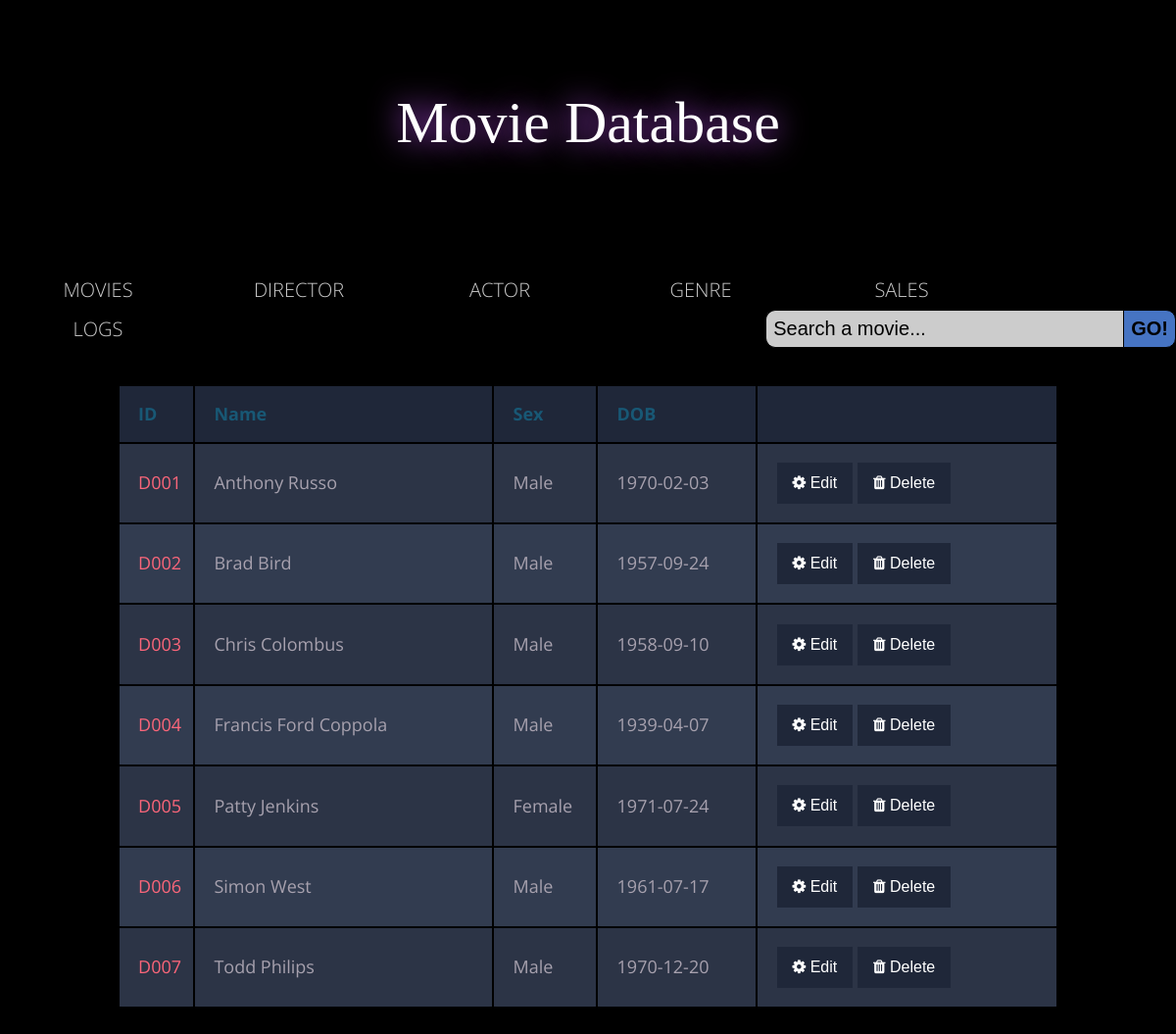
Screenshot of /viewD.php with the database file from the repository.
### tables this page shows
CREATE TABLE `directors` (
  `D_id` varchar(10) NOT NULL,
  `D_name` char(20) NOT NULL,
  `Sex` text NOT NULL,
  `DOB` date NOT NULL
);

### viewD.php (the view, shortened to what this page needs)
<?php include 'database.php'; ?>
<!DOCTYPE html>
<html>
     <head>
	 <link rel="stylesheet" href="css/style.css" type="text/css" />
	 <link rel="stylesheet" href="css/table.css" type="text/css" />
	  <link rel="stylesheet" href="https://cdnjs.cloudflare.com/ajax/libs/font-awesome/4.7.0/css/font-awesome.min.css">
	 </head>
	     <body>
	         <header>
		       <h1><a href="main.php">Movie Database</a></h1>
             </header></br>
			 <ul>
			   <li><a>MOVIES</a>
			   </li>
			   <li><a>DIRECTOR</a>
			   </li>
			   <li><a>ACTOR</a>
			   </li>
			   <li><a href="genre.php">GENRE</a></li>
			   <li><a href="sales.php">SALES</a></li>
			   <li><a href="log.php">LOGS</a></li>
			 </ul>
		 	<form class="srch" method="POST" action="srch.php">
				<input name="search" type="text" id="searchBar" placeHolder="" value="Search a movie..." onMouseDown="active()"; /><input type="submit" name="submit" id="searchBtn" value="GO!"; />
			</form>
			<br><br><br><br>
			<table class="tab">
				<tr>
					<th><h1>ID</h1></th>
					<th><h1>Name</h1></th>
					<th><h1>Sex</h1></th>
					<th><h1>DOB</h1></th>
					<th><h1> </h1></th>
				</tr>
<?php
	$sql = "SELECT * FROM directors";
	$result = $con->query($sql);
if ($result->num_rows > 0) {
    while($row = $result->fetch_assoc()) {
		echo"<tr><td>$row[D_id]</td><td>$row[D_name]</td><td>$row[Sex]</td><td>$row[DOB]</td><td>
		<a href='editD.php?D_id=$row[D_id]&A_name=$row[D_name]&Sex=$row[Sex]&DOB=$row[DOB]'><button class='btn'><i class='fa fa-cog fa-spin'></i> Edit</button></a>
		<a href='deleteD.php?D_id=$row[D_id]'><button class='btn'><i class='fa fa-trash'></i> Delete</button></a></td></tr>";
    }
}
else {
    echo "0 results";
}
?>
			</table>
	     </body>
</html>

### css/style.css (style rules this page uses)
* { margin:0; padding:0; }
body { font-family: 'Roboto', sans-serif; font-weight: 100; line-height:1em; background:#484545; background-image: url('bg1.jpg'); background-size:cover; color:black; font-size:18px; background-color: #000000; }
header h1 { font-family:Georgia; font-size:60px; line-height:1.5em; padding:80px 0; text-align: center; position: relative; color:#43a9f7; }
h1 a { text-decoration:none; color:#fff; padding:0 20px; font-size:100%; text-shadow:0 0 30px #C655FE; }
h1 a:after { content: attr(data-text); position:absolute; top:0; left:0; padding:0 20px; z-index:-1; color: #C655FE; filter :blur(15px); }
ul { margin:0; padding:0; list-style:none; }
ul li { float:left; width:200px; height:40px; background-color:black; opacity:.8; line-height:40px; text-align:center; font-size:20px; margin-right:5px; }
ul li a { text-decoration:none; color:white; display:block; }
.srch { float:right; }
#searchBar { border:1px solid #000000; border-right:none; font-size:20px; padding:7px; width:350px; outline:none; color:#black; -webkit-border-top-left-radius:10px; -webkit-border-bottom-left-radius:10px; -moz-border-radius-topleft: 10px; -moz-border-radius-bottomleft:10px; border-top-left-radius:10px; border-bottom-left-radius:10px; opacity:.8; }
#searchBtn { border:1px solid #000000; font-size:20px; padding:7px; background:#5891F4; opacity:.8; font-weight:bold; cursor:pointer; outline:none; -webkit-border-top-right-radius:10px; -webkit-border-bottom-right-radius:10px; -moz-border-radius-topright: 10px; -moz-border-radius-bottomright:10px; border-top-right-radius:10px; border-bottom-right-radius:10px; }

### css/table.css (style rules this page uses)
body { font-family: 'Open Sans', sans-serif; font-weight: 300; line-height: 1.42em; color:#A7A1AE; background-color: black; }
h1 { font-size:3em; font-weight: 300; line-height:1em; text-align: center; color: #4DC3FA; }
.tab th h1 { font-weight: bold; font-size: 1em; text-align: left; color: #185875; }
.tab td { font-weight: normal; font-size: 1em; -webkit-box-shadow: 0 2px 2px -2px #0E1119; -moz-box-shadow: 0 2px 2px -2px #0E1119; box-shadow: 0 2px 2px -2px #0E1119; }
.tab { text-align: left; overflow: hidden; width: 80%; margin: 0 auto; display: table; padding: 0 0 8em 0; }
.tab td, .tab th { padding-bottom: 2%; padding-top: 2%; padding-left:2%; }
.tab tr:nth-child(odd) { background-color: #323C50; }
.tab tr:nth-child(even) { background-color: #2C3446; }
.tab th { background-color: #1F2739; }
.tab td:first-child { color: #FB667A; }

### viewD.php (style rules this page uses)
a { text-decoration:none; color:#blue; }
.btn { background-color: #1F2739; border: none; color: white; padding: 12px 16px; font-size: 16px; cursor: pointer; }

### rows the page displays
directors: D_id "D001", D_name "Anthony Russo", Sex "Male", DOB "1970-02-03"
directors: D_id "D002", D_name "Brad Bird", Sex "Male", DOB "1957-09-24"
directors: D_id "D003", D_name "Chris Colombus", Sex "Male", DOB "1958-09-10"
directors: D_id "D004", D_name "Francis Ford Coppola", Sex "Male", DOB "1939-04-07"
directors: D_id "D005", D_name "Patty Jenkins", Sex "Female", DOB "1971-07-24"
directors: D_id "D006", D_name "Simon West", Sex "Male", DOB "1961-07-17"
directors: D_id "D007", D_name "Todd Philips", Sex "Male", DOB "1970-12-20"
